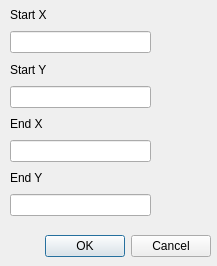
<?xml version="1.0" encoding="UTF-8"?>
<ui version="4.0">
 <class>CreateLineDialog</class>
 <widget class="QDialog" name="CreateLineDialog">
  <property name="geometry">
   <rect>
    <x>0</x>
    <y>0</y>
    <width>217</width>
    <height>266</height>
   </rect>
  </property>
  <property name="minimumSize">
   <size>
    <width>217</width>
    <height>266</height>
   </size>
  </property>
  <property name="maximumSize">
   <size>
    <width>217</width>
    <height>266</height>
   </size>
  </property>
  <property name="windowTitle">
   <string>Dialog</string>
  </property>
  <widget class="QDialogButtonBox" name="buttonBox">
   <property name="geometry">
    <rect>
     <x>10</x>
     <y>231</y>
     <width>201</width>
     <height>31</height>
    </rect>
   </property>
   <property name="orientation">
    <enum>Qt::Horizontal</enum>
   </property>
   <property name="standardButtons">
    <set>QDialogButtonBox::Cancel|QDialogButtonBox::Ok</set>
   </property>
  </widget>
  <widget class="QWidget" name="">
   <property name="geometry">
    <rect>
     <x>10</x>
     <y>5</y>
     <width>141</width>
     <height>211</height>
    </rect>
   </property>
   <layout class="QVBoxLayout" name="verticalLayout">
    <item>
     <widget class="QLabel" name="label">
      <property name="text">
       <string>Start X</string>
      </property>
     </widget>
    </item>
    <item>
     <widget class="QLineEdit" name="editStartX"/>
    </item>
    <item>
     <widget class="QLabel" name="label_2">
      <property name="text">
       <string>Start Y</string>
      </property>
     </widget>
    </item>
    <item>
     <widget class="QLineEdit" name="editStartY"/>
    </item>
    <item>
     <widget class="QLabel" name="label_3">
      <property name="text">
       <string>End X</string>
      </property>
     </widget>
    </item>
    <item>
     <widget class="QLineEdit" name="editEndX"/>
    </item>
    <item>
     <widget class="QLabel" name="label_4">
      <property name="text">
       <string>End Y</string>
      </property>
     </widget>
    </item>
    <item>
     <widget class="QLineEdit" name="editEndY"/>
    </item>
   </layout>
  </widget>
 </widget>
 <resources/>
 <connections>
  <connection>
   <sender>buttonBox</sender>
   <signal>accepted()</signal>
   <receiver>CreateLineDialog</receiver>
   <slot>accept()</slot>
   <hints>
    <hint type="sourcelabel">
     <x>248</x>
     <y>254</y>
    </hint>
    <hint type="destinationlabel">
     <x>157</x>
     <y>274</y>
    </hint>
   </hints>
  </connection>
  <connection>
   <sender>buttonBox</sender>
   <signal>rejected()</signal>
   <receiver>CreateLineDialog</receiver>
   <slot>reject()</slot>
   <hints>
    <hint type="sourcelabel">
     <x>316</x>
     <y>260</y>
    </hint>
    <hint type="destinationlabel">
     <x>286</x>
     <y>274</y>
    </hint>
   </hints>
  </connection>
 </connections>
</ui>
